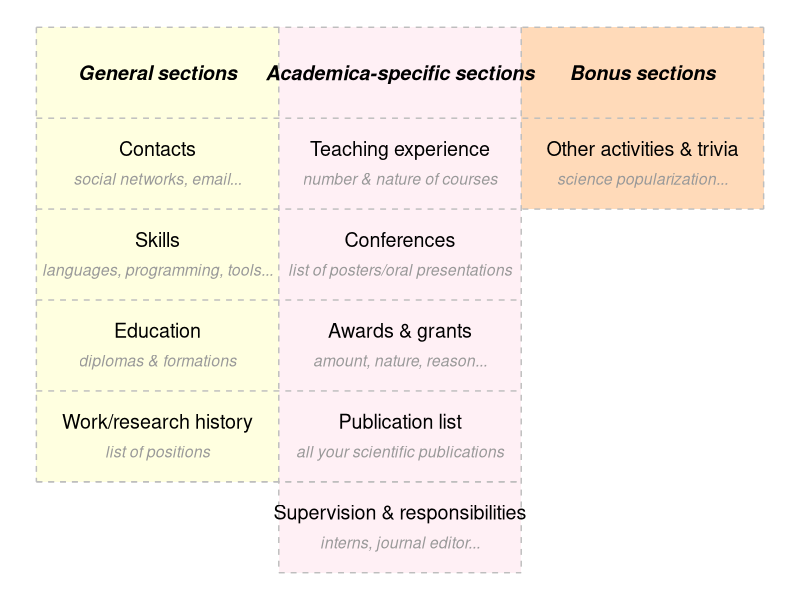

The R source for this figure:
## ---- chunk 1
#| fig-format: svg

library(ggplot2)

big.f = 5
small.f = 4

mov = 1/6

ggplot() +
  geom_rect(aes(xmin = 0, ymin = 0, xmax = 5, ymax = -1), fill = "#FFFFE0") + # General tips
  geom_rect(aes(xmin = 0, ymin = -1, xmax = 5, ymax = -2), fill = "#FFFFE0") +
  geom_rect(aes(xmin = 0, ymin = -2, xmax = 5, ymax = -3), fill = "#FFFFE0") +
  geom_rect(aes(xmin = 0, ymin = -3, xmax = 5, ymax = -4), fill = "#FFFFE0") +
  geom_rect(aes(xmin = 0, ymin = -4, xmax = 5, ymax = -5), fill = "#FFFFE0") +
  
  geom_rect(aes(xmin = 5, ymin = 0, xmax = 10, ymax = -1), fill = "#FFF0F5") + # General tips
  geom_rect(aes(xmin = 5, ymin = -1, xmax = 10, ymax = -2), fill = "#FFF0F5") +
  geom_rect(aes(xmin = 5, ymin = -2, xmax = 10, ymax = -3), fill = "#FFF0F5") +
  geom_rect(aes(xmin = 5, ymin = -3, xmax = 10, ymax = -4), fill = "#FFF0F5") +
  geom_rect(aes(xmin = 5, ymin = -4, xmax = 10, ymax = -5), fill = "#FFF0F5") +
  geom_rect(aes(xmin = 5, ymin = -5, xmax = 10, ymax = -6), fill = "#FFF0F5") +

  geom_rect(aes(xmin = 10, ymin = 0, xmax = 15, ymax = -1), fill = "#FFDAB9") + # General tips
  geom_rect(aes(xmin = 10, ymin = -1, xmax = 15, ymax = -2), fill = "#FFDAB9") +

  geom_segment(aes(x = 0, xend = 15, y = 0), color = "grey", linetype = "dashed") +
  geom_segment(aes(x = 0, xend = 15, y = -1), color = "grey", linetype = "dashed") +
  geom_segment(aes(x = 0, xend = 15, y = -2), color = "grey", linetype = "dashed") +
  geom_segment(aes(x = 0, xend = 10, y = -3), color = "grey", linetype = "dashed") +
  geom_segment(aes(x = 0, xend = 10, y = -4), color = "grey", linetype = "dashed") +
  geom_segment(aes(x = 0, xend = 10, y = -5), color = "grey", linetype = "dashed") +
  geom_segment(aes(x = 0, xend = 10, y = -5), color = "grey", linetype = "dashed") +
  geom_segment(aes(x = 5, xend = 10, y = -6), color = "grey", linetype = "dashed") +

  geom_segment(aes(x = 0, y = 0, yend = -5), color = "grey", linetype = "dashed") +
  geom_segment(aes(x = 5, y = 0, yend = -6), color = "grey", linetype = "dashed") +
  geom_segment(aes(x = 10, y = 0, yend = -6), color = "grey", linetype = "dashed") +
  geom_segment(aes(x = 15, y = 0, yend = -2), color = "grey", linetype = "dashed") +

  geom_text(aes(x = 2.5, y = -0.5, label = "General sections"), size = big.f, fontface = 4) +
  geom_text(aes(x = 2.5, y = -1.5 + mov, label = "Contacts"), size = big.f) +
  geom_text(aes(x = 2.5, y = -1.5 - mov, label = "social networks, email..."), size = small.f, fontface = "italic", color = "grey60") +
  geom_text(aes(x = 2.5, y = -2.5 + mov, label = "Skills"), size = big.f) +
  geom_text(aes(x = 2.5, y = -2.5 - mov, label = "languages, programming, tools..."), size = small.f, fontface = "italic", color = "grey60") +
  geom_text(aes(x = 2.5, y = -3.5 + mov, label = "Education"), size = big.f) +
  geom_text(aes(x = 2.5, y = -3.5 - mov, label = "diplomas & formations"), size = small.f, fontface = "italic", color = "grey60") +
  geom_text(aes(x = 2.5, y = -4.5 + mov, label = "Work/research history"), size = big.f) +
  geom_text(aes(x = 2.5, y = -4.5 - mov, label = "list of positions"), size = small.f, fontface = "italic", color = "grey60") +

  geom_text(aes(x = 7.5, y = -0.5, label = "Academica-specific sections"), size = big.f, fontface = 4) +
  geom_text(aes(x = 7.5, y = -1.5 + mov, label = "Teaching experience"), size = big.f) +
  geom_text(aes(x = 7.5, y = -1.5 - mov, label = "number & nature of courses"), size = small.f, fontface = "italic", color = "grey60") +
  geom_text(aes(x = 7.5, y = -2.5 + mov, label = "Conferences"), size = big.f) +
  geom_text(aes(x = 7.5, y = -2.5 - mov, label = "list of posters/oral presentations"), size = small.f, fontface = "italic", color = "grey60") +
  geom_text(aes(x = 7.5, y = -3.5 + mov, label = "Awards & grants"), size = big.f) +
  geom_text(aes(x = 7.5, y = -3.5 - mov, label = "amount, nature, reason..."), size = small.f, fontface = "italic", color = "grey60") +
  geom_text(aes(x = 7.5, y = -4.5 + mov, label = "Publication list"), size = big.f) +
  geom_text(aes(x = 7.5, y = -4.5 - mov, label = "all your scientific publications"), size = small.f, fontface = "italic", color = "grey60") +
  geom_text(aes(x = 7.5, y = -5.5 + mov, label = "Supervision & responsibilities"), size = big.f) +
  geom_text(aes(x = 7.5, y = -5.5 - mov, label = "interns, journal editor..."), size = small.f, fontface = "italic", color = "grey60") +

  geom_text(aes(x = 12.5, y = -0.5, label = "Bonus sections"), size = big.f, fontface = 4) +
  geom_text(aes(x = 12.5, y = -1.5 + mov, label = "Other activities & trivia"), size = big.f) +
  geom_text(aes(x = 12.5, y = -1.5 - mov, label = "science popularization..."), size = small.f, fontface = "italic", color = "grey60") +

  theme_void(base_family = "Ubuntu")
